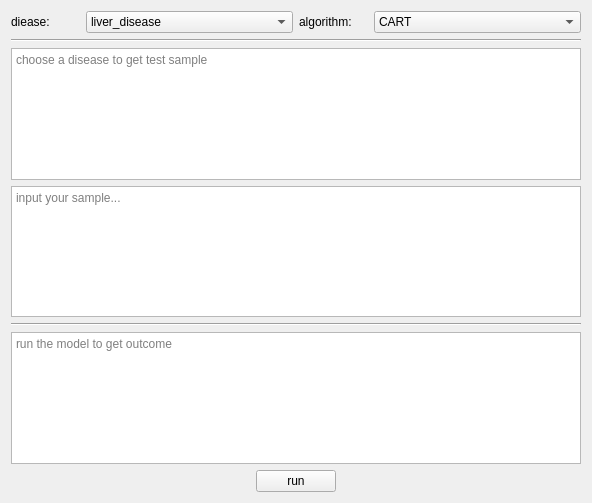
<?xml version="1.0" encoding="UTF-8"?>
<ui version="4.0">
 <class>systemui</class>
 <widget class="QWidget" name="systemui">
  <property name="geometry">
   <rect>
    <x>0</x>
    <y>0</y>
    <width>592</width>
    <height>503</height>
   </rect>
  </property>
  <property name="windowTitle">
   <string>AI daignose</string>
  </property>
  <layout class="QVBoxLayout" name="verticalLayout_2">
   <item>
    <layout class="QVBoxLayout" name="verticalLayout">
     <item>
      <layout class="QHBoxLayout" name="horizontalLayout">
       <item>
        <widget class="QLabel" name="label">
         <property name="sizePolicy">
          <sizepolicy hsizetype="Preferred" vsizetype="Preferred">
           <horstretch>1</horstretch>
           <verstretch>0</verstretch>
          </sizepolicy>
         </property>
         <property name="text">
          <string>diease:</string>
         </property>
        </widget>
       </item>
       <item>
        <widget class="QComboBox" name="combobox_disease">
         <property name="sizePolicy">
          <sizepolicy hsizetype="Preferred" vsizetype="Fixed">
           <horstretch>3</horstretch>
           <verstretch>0</verstretch>
          </sizepolicy>
         </property>
         <item>
          <property name="text">
           <string>liver_disease</string>
          </property>
         </item>
         <item>
          <property name="text">
           <string>heart_disease</string>
          </property>
         </item>
         <item>
          <property name="text">
           <string>breast_cancer</string>
          </property>
         </item>
         <item>
          <property name="text">
           <string>dermatology</string>
          </property>
         </item>
         <item>
          <property name="text">
           <string>diabetes1</string>
          </property>
         </item>
         <item>
          <property name="text">
           <string>diabetes2</string>
          </property>
         </item>
        </widget>
       </item>
       <item>
        <widget class="QLabel" name="label_2">
         <property name="sizePolicy">
          <sizepolicy hsizetype="Preferred" vsizetype="Preferred">
           <horstretch>1</horstretch>
           <verstretch>0</verstretch>
          </sizepolicy>
         </property>
         <property name="text">
          <string>algorithm:</string>
         </property>
        </widget>
       </item>
       <item>
        <widget class="QComboBox" name="combobox_method">
         <property name="sizePolicy">
          <sizepolicy hsizetype="Preferred" vsizetype="Fixed">
           <horstretch>3</horstretch>
           <verstretch>0</verstretch>
          </sizepolicy>
         </property>
         <item>
          <property name="text">
           <string>CART</string>
          </property>
         </item>
         <item>
          <property name="text">
           <string>XGBoost</string>
          </property>
         </item>
         <item>
          <property name="text">
           <string>Mutilayer perceptron</string>
          </property>
         </item>
         <item>
          <property name="text">
           <string>Random forest</string>
          </property>
         </item>
         <item>
          <property name="text">
           <string>Logistic regression</string>
          </property>
         </item>
         <item>
          <property name="text">
           <string>KNN</string>
          </property>
         </item>
         <item>
          <property name="text">
           <string>SVM</string>
          </property>
         </item>
         <item>
          <property name="text">
           <string>STACKING MODEL</string>
          </property>
         </item>
        </widget>
       </item>
      </layout>
     </item>
     <item>
      <widget class="Line" name="line">
       <property name="orientation">
        <enum>Qt::Horizontal</enum>
       </property>
      </widget>
     </item>
     <item>
      <widget class="QTextBrowser" name="test_sample">
       <property name="html">
        <string>&lt;!DOCTYPE HTML PUBLIC &quot;-//W3C//DTD HTML 4.0//EN&quot; &quot;http://www.w3.org/TR/REC-html40/strict.dtd&quot;&gt;
&lt;html&gt;&lt;head&gt;&lt;meta name=&quot;qrichtext&quot; content=&quot;1&quot; /&gt;&lt;meta charset=&quot;utf-8&quot; /&gt;&lt;style type=&quot;text/css&quot;&gt;
p, li { white-space: pre-wrap; }
hr { height: 1px; border-width: 0; }
li.unchecked::marker { content: &quot;\2610&quot;; }
li.checked::marker { content: &quot;\2612&quot;; }
&lt;/style&gt;&lt;/head&gt;&lt;body style=&quot; font-family:'Microsoft YaHei UI'; font-size:9pt; font-weight:400; font-style:normal;&quot;&gt;
&lt;p style=&quot;-qt-paragraph-type:empty; margin-top:0px; margin-bottom:0px; margin-left:0px; margin-right:0px; -qt-block-indent:0; text-indent:0px;&quot;&gt;&lt;br /&gt;&lt;/p&gt;&lt;/body&gt;&lt;/html&gt;</string>
       </property>
       <property name="placeholderText">
        <string>choose a disease to get test sample</string>
       </property>
      </widget>
     </item>
     <item>
      <layout class="QHBoxLayout" name="horizontalLayout_5"/>
     </item>
     <item>
      <layout class="QHBoxLayout" name="horizontalLayout_2">
       <item>
        <widget class="QPlainTextEdit" name="input_text">
         <property name="placeholderText">
          <string>input your sample...</string>
         </property>
        </widget>
       </item>
      </layout>
     </item>
     <item>
      <widget class="Line" name="line_2">
       <property name="orientation">
        <enum>Qt::Horizontal</enum>
       </property>
      </widget>
     </item>
     <item>
      <layout class="QHBoxLayout" name="horizontalLayout_3">
       <item>
        <widget class="QTextBrowser" name="output">
         <property name="placeholderText">
          <string>run the model to get outcome</string>
         </property>
        </widget>
       </item>
      </layout>
     </item>
     <item>
      <layout class="QHBoxLayout" name="horizontalLayout_4">
       <item>
        <widget class="QPushButton" name="button1">
         <property name="sizePolicy">
          <sizepolicy hsizetype="Fixed" vsizetype="Fixed">
           <horstretch>0</horstretch>
           <verstretch>0</verstretch>
          </sizepolicy>
         </property>
         <property name="text">
          <string>run</string>
         </property>
        </widget>
       </item>
      </layout>
     </item>
    </layout>
   </item>
  </layout>
 </widget>
 <resources/>
 <connections/>
</ui>
